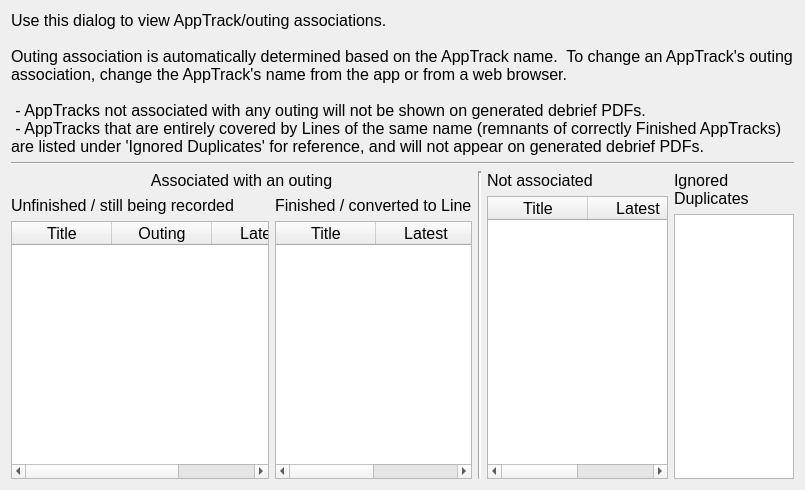
<?xml version="1.0" encoding="UTF-8"?>
<ui version="4.0">
 <class>AppTracksDialog</class>
 <widget class="QDialog" name="AppTracksDialog">
  <property name="geometry">
   <rect>
    <x>0</x>
    <y>0</y>
    <width>805</width>
    <height>490</height>
   </rect>
  </property>
  <property name="sizePolicy">
   <sizepolicy hsizetype="Preferred" vsizetype="Minimum">
    <horstretch>0</horstretch>
    <verstretch>0</verstretch>
   </sizepolicy>
  </property>
  <property name="font">
   <font>
    <family>Arial</family>
    <pointsize>12</pointsize>
   </font>
  </property>
  <property name="windowTitle">
   <string>AppTracks Summary</string>
  </property>
  <layout class="QVBoxLayout" name="verticalLayout">
   <property name="sizeConstraint">
    <enum>QLayout::SetMinimumSize</enum>
   </property>
   <item>
    <widget class="QLabel" name="label">
     <property name="sizePolicy">
      <sizepolicy hsizetype="Preferred" vsizetype="Minimum">
       <horstretch>0</horstretch>
       <verstretch>0</verstretch>
      </sizepolicy>
     </property>
     <property name="text">
      <string>Use this dialog to view AppTrack/outing associations.

Outing association is automatically determined based on the AppTrack name.  To change an AppTrack's outing association, change the AppTrack's name from the app or from a web browser.

 - AppTracks not associated with any outing will not be shown on generated debrief PDFs.
 - AppTracks that are entirely covered by Lines of the same name (remnants of correctly Finished AppTracks) are listed under 'Ignored Duplicates' for reference, and will not appear on generated debrief PDFs.</string>
     </property>
     <property name="alignment">
      <set>Qt::AlignLeading|Qt::AlignLeft|Qt::AlignTop</set>
     </property>
     <property name="wordWrap">
      <bool>true</bool>
     </property>
    </widget>
   </item>
   <item>
    <widget class="Line" name="line_2">
     <property name="orientation">
      <enum>Qt::Horizontal</enum>
     </property>
    </widget>
   </item>
   <item>
    <layout class="QHBoxLayout" name="horizontalLayout" stretch="3,0,2">
     <item>
      <layout class="QVBoxLayout" name="verticalLayout_6">
       <item>
        <widget class="QLabel" name="label_5">
         <property name="text">
          <string>Associated with an outing</string>
         </property>
         <property name="alignment">
          <set>Qt::AlignCenter</set>
         </property>
        </widget>
       </item>
       <item>
        <layout class="QHBoxLayout" name="horizontalLayout_2" stretch="3,2">
         <item>
          <layout class="QVBoxLayout" name="verticalLayout_2">
           <item>
            <widget class="QLabel" name="label_2">
             <property name="text">
              <string>Unfinished / still being recorded</string>
             </property>
            </widget>
           </item>
           <item>
            <widget class="QTableWidget" name="tableWidgetAssociatedUnfinished">
             <property name="selectionMode">
              <enum>QAbstractItemView::NoSelection</enum>
             </property>
             <attribute name="horizontalHeaderHighlightSections">
              <bool>false</bool>
             </attribute>
             <attribute name="verticalHeaderVisible">
              <bool>false</bool>
             </attribute>
             <attribute name="verticalHeaderDefaultSectionSize">
              <number>20</number>
             </attribute>
             <attribute name="verticalHeaderHighlightSections">
              <bool>false</bool>
             </attribute>
             <attribute name="verticalHeaderMinimumSectionSize">
              <number>20</number>
             </attribute>
             <column>
              <property name="text">
               <string>Title</string>
              </property>
             </column>
             <column>
              <property name="text">
               <string>Outing</string>
              </property>
             </column>
             <column>
              <property name="text">
               <string>Latest</string>
              </property>
             </column>
            </widget>
           </item>
          </layout>
         </item>
         <item>
          <layout class="QVBoxLayout" name="verticalLayout_3">
           <item>
            <widget class="QLabel" name="label_3">
             <property name="text">
              <string>Finished / converted to Line</string>
             </property>
            </widget>
           </item>
           <item>
            <widget class="QTableWidget" name="tableWidgetAssociatedFinished">
             <property name="selectionMode">
              <enum>QAbstractItemView::NoSelection</enum>
             </property>
             <attribute name="horizontalHeaderHighlightSections">
              <bool>false</bool>
             </attribute>
             <attribute name="verticalHeaderVisible">
              <bool>false</bool>
             </attribute>
             <attribute name="verticalHeaderDefaultSectionSize">
              <number>20</number>
             </attribute>
             <attribute name="verticalHeaderHighlightSections">
              <bool>false</bool>
             </attribute>
             <attribute name="verticalHeaderMinimumSectionSize">
              <number>20</number>
             </attribute>
             <column>
              <property name="text">
               <string>Title</string>
              </property>
             </column>
             <column>
              <property name="text">
               <string>Latest</string>
              </property>
             </column>
            </widget>
           </item>
          </layout>
         </item>
        </layout>
       </item>
      </layout>
     </item>
     <item>
      <widget class="Line" name="line">
       <property name="lineWidth">
        <number>2</number>
       </property>
       <property name="orientation">
        <enum>Qt::Vertical</enum>
       </property>
      </widget>
     </item>
     <item>
      <layout class="QHBoxLayout" name="horizontalLayout_3" stretch="3,2">
       <item>
        <layout class="QVBoxLayout" name="verticalLayout_7">
         <item>
          <widget class="QLabel" name="label_6">
           <property name="text">
            <string>Not associated</string>
           </property>
          </widget>
         </item>
         <item>
          <widget class="QTableWidget" name="tableWidgetUnassociated">
           <attribute name="horizontalHeaderHighlightSections">
            <bool>false</bool>
           </attribute>
           <attribute name="verticalHeaderVisible">
            <bool>false</bool>
           </attribute>
           <attribute name="verticalHeaderDefaultSectionSize">
            <number>20</number>
           </attribute>
           <attribute name="verticalHeaderHighlightSections">
            <bool>false</bool>
           </attribute>
           <attribute name="verticalHeaderMinimumSectionSize">
            <number>20</number>
           </attribute>
           <column>
            <property name="text">
             <string>Title</string>
            </property>
           </column>
           <column>
            <property name="text">
             <string>Latest</string>
            </property>
           </column>
          </widget>
         </item>
        </layout>
       </item>
       <item>
        <layout class="QVBoxLayout" name="verticalLayout_5">
         <item>
          <widget class="QLabel" name="label_4">
           <property name="text">
            <string>Ignored Duplicates</string>
           </property>
           <property name="wordWrap">
            <bool>true</bool>
           </property>
          </widget>
         </item>
         <item>
          <widget class="QListWidget" name="ignoredListWidget"/>
         </item>
        </layout>
       </item>
      </layout>
     </item>
    </layout>
   </item>
  </layout>
 </widget>
 <resources/>
 <connections/>
</ui>
